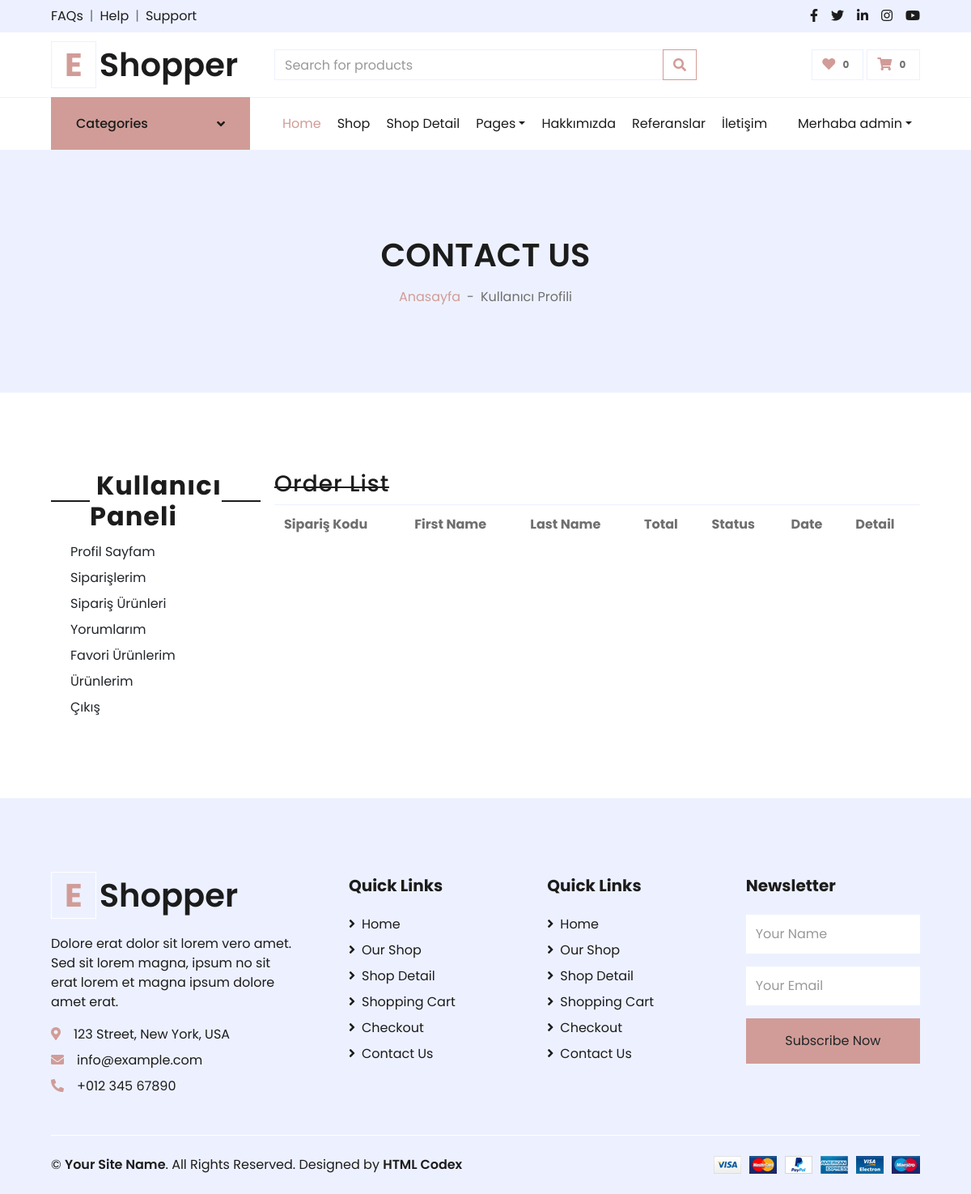
/user/myorders/ (signed in), run on an earlier commit of the app's database.
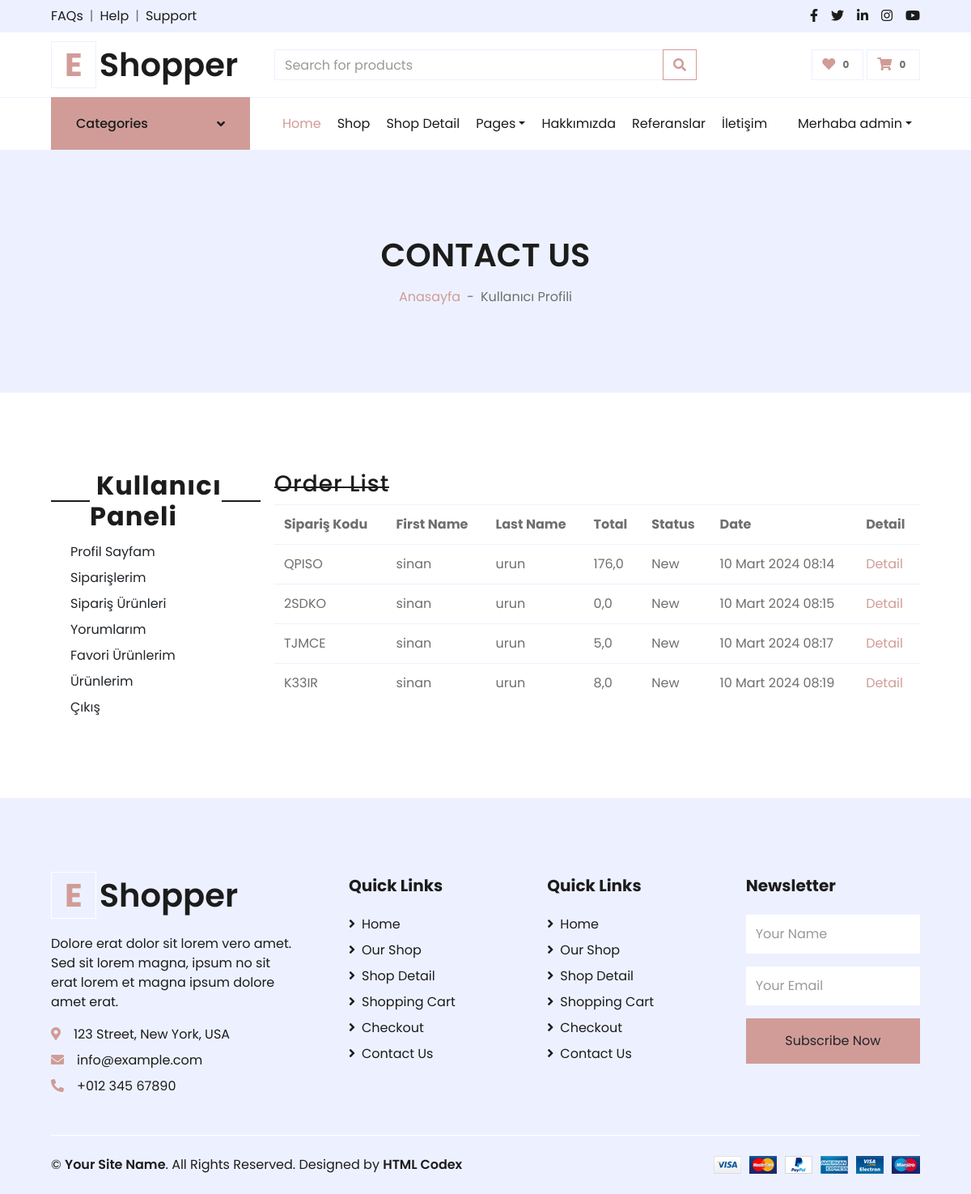
And on a later commit of the database.
### order/models.py (models this page shows, shortened)
class Order(models.Model):
    STATUS = (('New', 'New'),
        ('Accepted', 'Accepted'),
        ('Preaparing', 'Preaparing'),
        ('OnShipping', 'OnShipping'),
        ('Completed', 'Completed'),
        ('Canceled', 'Canceled'),)
    user = models.ForeignKey(User, on_delete=models.SET_NULL, null=True)
    code = models.CharField(max_length=5, editable=False)  # üye olmayanlar için random kod
    first_name = models.CharField(max_length=10)
    last_name = models.CharField(max_length=10)
    phone = models.CharField(blank=True, max_length=20)
    address = models.CharField(blank=True, max_length=150)
    city = models.CharField(blank=True, max_length=20)
    country = models.CharField(blank=True, max_length=20)
    total = models.FloatField()
    status = models.CharField(max_length=10, choices=STATUS, default='New')
    ip = models.CharField(blank=True, max_length=20)
    adminnote = models.CharField(blank=True, max_length=100)
    create_at = models.DateTimeField(auto_now_add=True)
    update_at = models.DateTimeField(auto_now=True)

### user/views.py (the view)
# urls.py: path('myorders/', views.user_orders, name='user_orders'),
@login_required(login_url='/login')  # Check login
def user_orders(request):
    current_user = request.user
    orders = Order.objects.filter(user_id=current_user.id)
    context = {'orders': orders, }
    return render(request, 'user_orders.html', context)

### home/context_processors.py (called while the page is built)
def setting(request):
    setting = Setting.objects.get(pk=1)
    if setting:
        return {'setting': setting}

### product/context_processors.py (called while the page is built)
def category(request):
    category = Category.objects.all()
    if category:
        return {'category': category}

### user/templates/user_orders.html (shortened to what this page needs)
{% extends 'homebase.html' %}
{% block sidebar %} {% include 'sidebar.html' %}  {% endblock %}
{% block body %}
    <div class="container-fluid bg-secondary mb-5">
        <div class="d-flex flex-column align-items-center justify-content-center" style="min-height: 300px">
            <h1 class="font-weight-semi-bold text-uppercase mb-3">Contact Us</h1>
            <div class="d-inline-flex">
                <p class="m-0"><a href="/">Anasayfa</a></p>
                <p class="m-0 px-2">-</p>
                <p class="m-0">Kullanıcı Profili</p>
            </div>
        </div>
    </div>
    <div class="container-fluid pt-5">
        <div class="row px-xl-5">
            {% include 'user_panel.html' %}
                       <div class="col-lg-9 table-responsive mb-5">
<div class="order-summary clearfix">
                        <div class="section-title">
                            <h3 class="title">Order List</h3>
                        </div>
                        <table class="shopping-cart-table table">
                            <tr>
                                <th class="text-left">Sipariş Kodu </th>
                                <th class="text-left">First Name </th>
                                <th class="text-left">Last Name </th>
                                <th class="text-left">Total </th>
                                <th class="text-left">Status </th>
                                <th class="text-left">Date </th>
                                <th class="text-left">Detail </th>
                            </tr>
                            {% for rs in orders %}
                                <tr>
                                    <td class="text-left">{{ rs.code}} </td>
                                    <td class="text-left">{{ rs.first_name}} </td>
                                    <td class="text-left">{{ rs.last_name}} </td>
                                    <td class="text-left">{{ rs.total}} </td>
                                    <td class="text-left">{{ rs.status}} </td>
                                    <td class="text-left">{{ rs.create_at}} </td>
                                    <td class="text-left"><a class="primary-btn" href="/user/orderdetail/{{ rs.id }}"> Detail </a></td>
                                </tr>
                            {% endfor %}
                        </table>
                    </div>
            </div>
        </div>
    </div>
 {% endblock %}

What changed in the data, as far as the page shows it:
added Order: code "QPISO", first_name "sinan", last_name "urun", total "176,0", status "New", create_at "10 Mart 2024 08:14"
added Order: code "2SDKO", first_name "sinan", last_name "urun", total "0,0", status "New", create_at "10 Mart 2024 08:15"
added Order: code "TJMCE", first_name "sinan", last_name "urun", total "5,0", status "New", create_at "10 Mart 2024 08:17"
added Order: code "K33IR", first_name "sinan", last_name "urun", total "8,0", status "New", create_at "10 Mart 2024 08:19"
